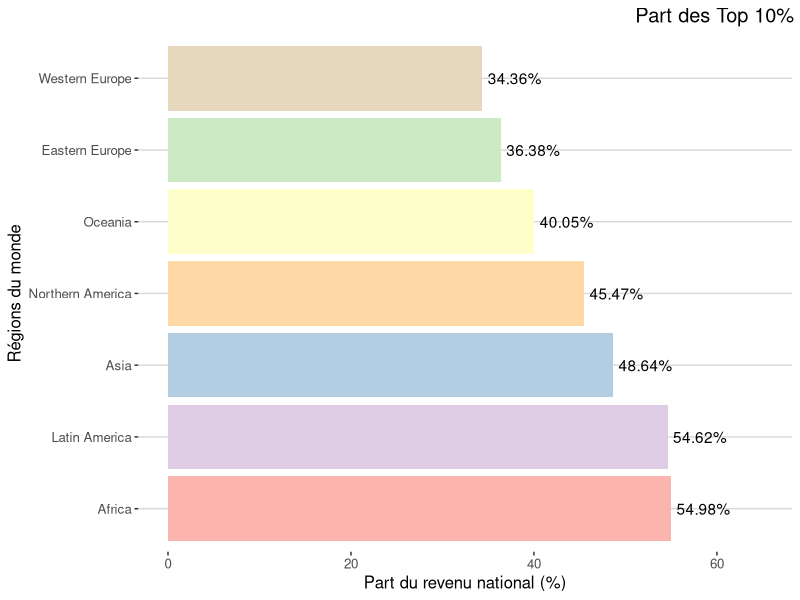
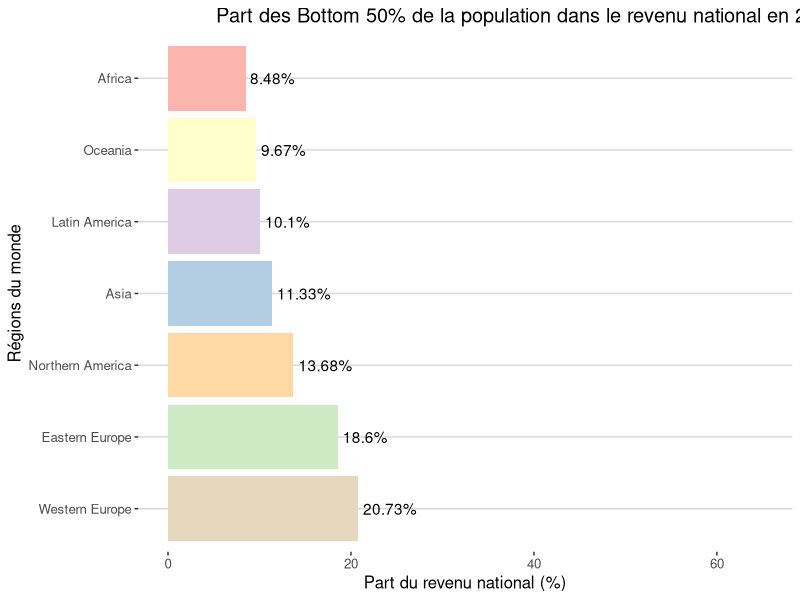
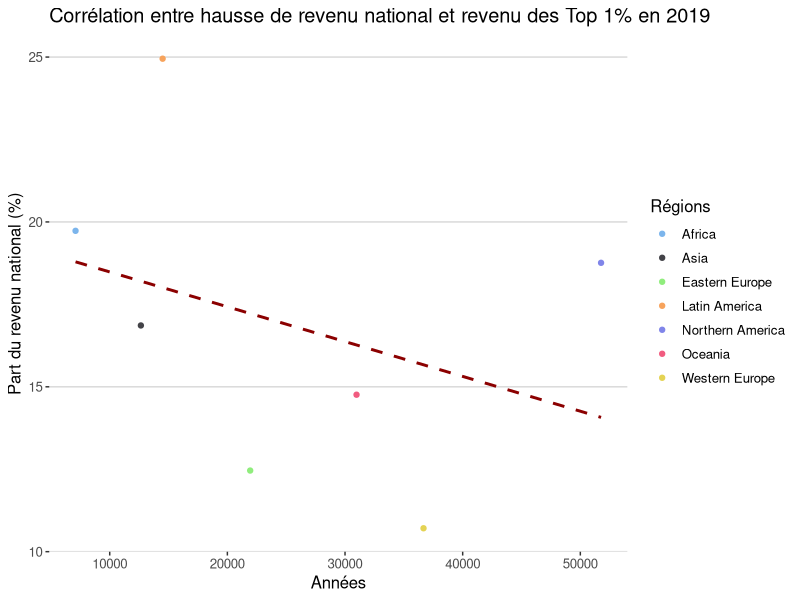
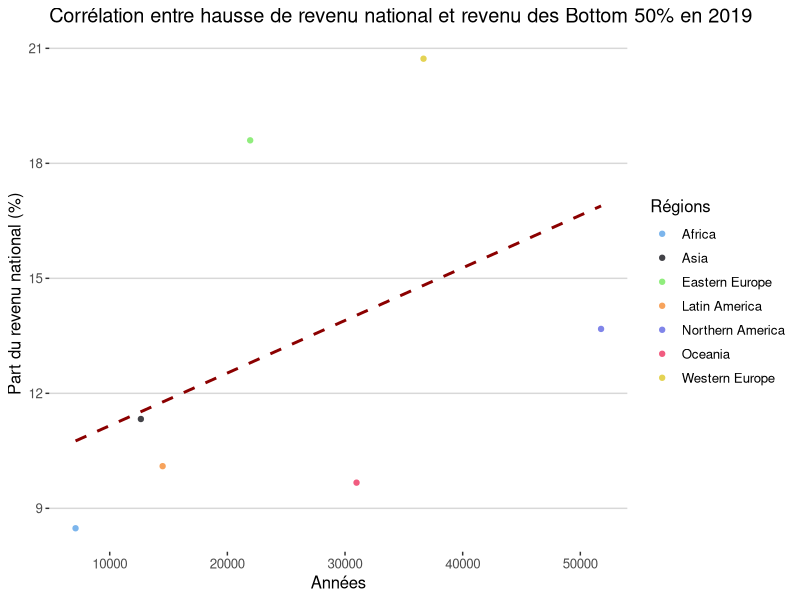
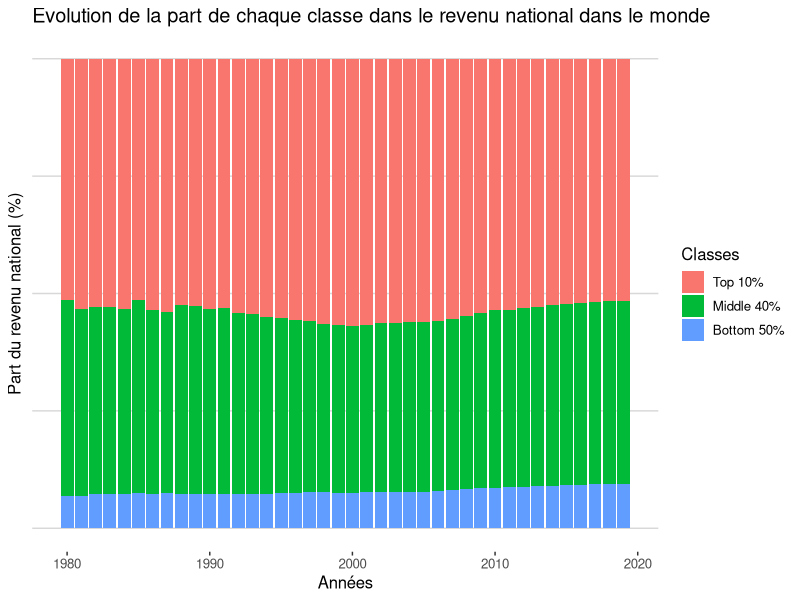
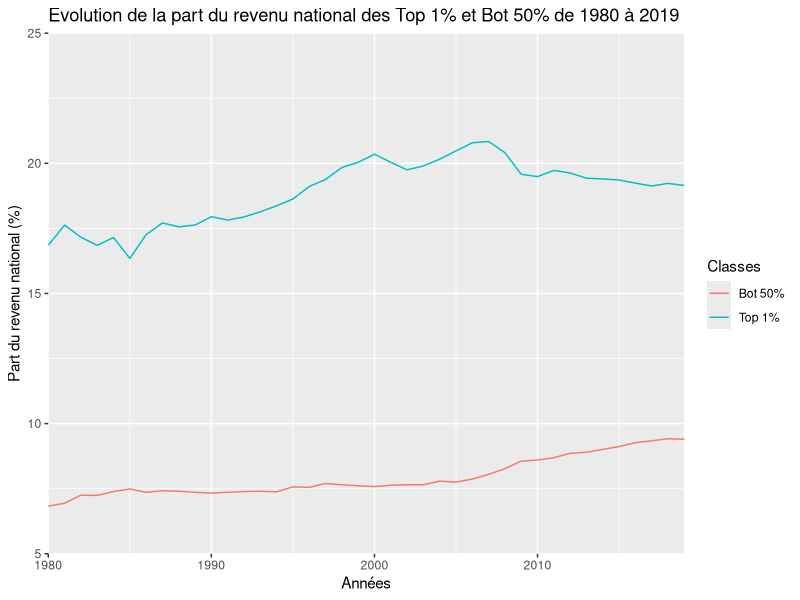
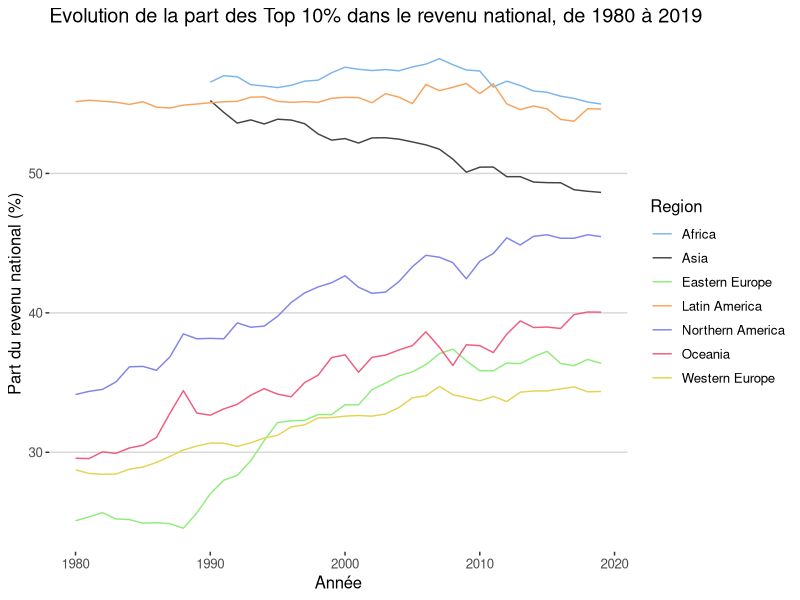
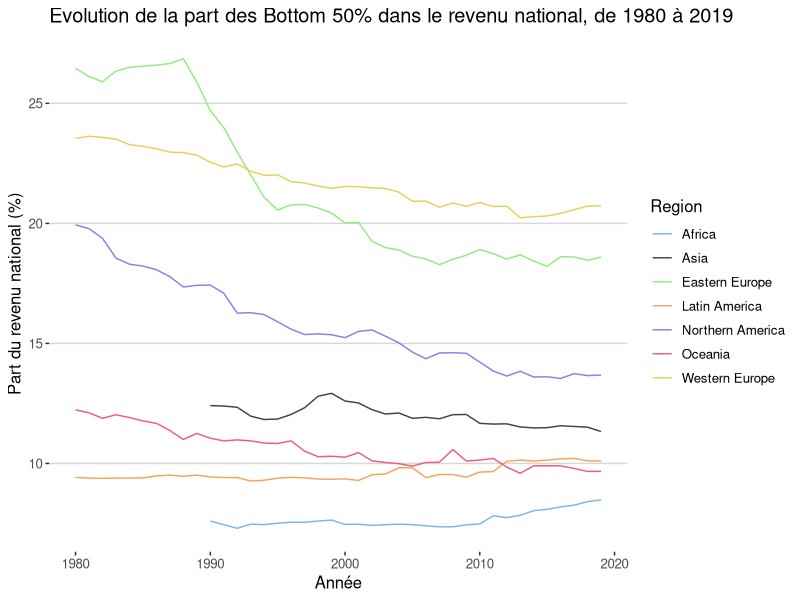

Write the R code that produced these figures, in order.
## ---- chunk 1
knitr::opts_chunk$set(echo = TRUE)
## ---- chunk 2
library(tidyverse)
library(reshape2)
library(ggthemes)
library(knitr)

## ---- chunk 3
world_region_data <- read_delim("data/World_Region_Data/world_region_data.csv", 
    ";", escape_double = FALSE, trim_ws = TRUE)

world_region_data2 <- read_delim("data/World_Region_Data/world_region_data2.csv", 
    ";", escape_double = FALSE, trim_ws = TRUE)

world_country_data1 <- read_delim("data/World_Country_Data/world_country_data1.csv", 
    ";", escape_double = FALSE, trim_ws = TRUE)

world_country_data2 <- read_delim("data/World_Country_Data/world_country_data2.csv", 
    ";", escape_double = FALSE, trim_ws = TRUE)

world_country_data3 <- read_delim("data/World_Country_Data/world_country_data3.csv", 
    ";", escape_double = FALSE, trim_ws = TRUE)
## ---- chunk 4
region_dataset <- merge(x = world_region_data, y = world_region_data2, by = "Year", all = TRUE)
region_dataset <- data.frame(region_dataset)
region_dataset <- tibble(region_dataset)
rm(world_region_data,world_region_data2)

country_dataset <- merge(x = world_country_data1, y = world_country_data2, by = "Year", all = TRUE)
country_dataset <- merge(x = country_dataset, y = world_country_data3, by = "Year", all = TRUE)
country_dataset <- data.frame(country_dataset)
country_dataset <- tibble(country_dataset)
## ---- chunk 5
NIdataset <- region_dataset %>% select("Year", ends_with("NI"))
GDPdataset <- region_dataset %>% select("Year", ends_with("GDP"))
PTNIB40dataset <- region_dataset %>% select("Year", ends_with("PTNIB40"))
PTNIB50dataset <- region_dataset %>% select("Year", ends_with("PTNIB50"))
PTNIT1dataset <- region_dataset %>% select("Year", ends_with("PTNIT1"))
PTNIT10dataset <- region_dataset %>% select("Year", ends_with("PTNIT10"))
PTNIM40dataset <- region_dataset %>% select("Year", ends_with("PTNIM40"))
rm(region_dataset)

PatGouvdataset <- world_country_data1 %>% select("Year", ends_with("PatrimoineGouvernement"))
PatPrivdataset <- world_country_data1 %>% select("Year", ends_with("PatrimoinePrivé"))
PIBdataset <- world_country_data1 %>% select("Year", ends_with("PIB"))
RatioPatRevdataset <- world_country_data1 %>% select("Year", ends_with("RatioPatrimoineRevenu"))
RevNatdataset <- world_country_data2 %>% select("Year", ends_with("RevenuNational"))
RevNatTop10dataset <- world_country_data2 %>% select("Year", ends_with("RevenuNationalPT(Top10%)"))
RevNatBottom50dataset <- world_country_data2 %>% select("Year", ends_with("RevenuNationalPT(Bottom50%)"))
RevNatTop1dataset <- world_country_data2 %>% select("Year", ends_with("RevenuNationalPT(Top1%)"))
RevNatMedium40dataset <- world_country_data2 %>% select("Year", ends_with("RevenuNationalPT(Medium40%)"))
CapNatdataset <- world_country_data3 %>% select("Year", ends_with("CapitalNational"))
PatTop10 <- country_dataset %>% select("Year", ends_with("Patrimoine.Top10.."))
PatMedium40 <- country_dataset %>% select("Year", ends_with("Patrimoine.Medium40.."))
PatBottom50 <- country_dataset %>% select("Year", ends_with("Patrimoine.Bottom50.."))
PatTop1 <- country_dataset %>% select("Year", ends_with("Patrimoine.Top1.."))
rm(country_dataset,world_country_data1,world_country_data2,world_country_data3)
## ---- chunk 6
tempdataset <- PTNIT10dataset %>% rename("World"=WorldPTNIT10,"Western Europe"=WesternEuropePTNIT10, Asia=AsiaPTNIT10, "Eastern Europe"=EasternEuropePTNIT10, "Northern America"=NorthernAmericaPTNIT10, Oceania=OceaniaPTNIT10, "Latin America"=LatinAmericaPTNIT10, Africa=AfricaPTNIT10) %>%
melt(id.vars="Year") %>%
filter(variable=="World"|variable=="Western Europe"|variable=="Asia"|variable=="Eastern Europe"|variable=="Northern America"|variable=="Oceania"|variable=="Latin America"|variable=="Africa")%>%
mutate(PTNIT10_in_percent = value*100)%>%
subset (select = -value)

tempdataset2 <- PTNIM40dataset %>% rename("World"=WorldPTNIM40,"Western Europe"=WesternEuropePTNIM40, Asia=AsiaPTNIM40, "Eastern Europe"=EasternEuropePTNIM40, "Northern America"=NorthernAmericaPTNIM40, Oceania=OceaniaPTNIM40, "Latin America"=LatinAmericaPTNIM40, Africa=AfricaPTNIM40) %>%
melt(id.vars="Year") %>%
filter(variable=="World"|variable=="Western Europe"|variable=="Asia"|variable=="Eastern Europe"|variable=="Northern America"|variable=="Oceania"|variable=="Latin America"|variable=="Africa") %>%
mutate(PTNIM40_in_percent = value*100)%>%
subset (select = -value)


tempdataset3 <- PTNIB50dataset %>% rename("World"=WorldPTNIB50,"Western Europe"=WesternEuropePTNIB50, Asia=AsiaPTNIB50, "Eastern Europe"=EasternEuropePTNIB50, "Northern America"=NorthernAmericaPTNIB50, Oceania=OceaniaPTNIB50, "Latin America"=LatinAmericaPTNIB50, Africa=AfricaPTNIB50) %>%
melt(id.vars="Year") %>%
filter(variable=="World"|variable=="Western Europe"|variable=="Asia"|variable=="Eastern Europe"|variable=="Northern America"|variable=="Oceania"|variable=="Latin America"|variable=="Africa") %>%
mutate(PTNIB50_in_percent = value*100)%>%
subset (select = -value)

tempdataset4 <- PTNIT1dataset %>% rename("World"=WorldPTNIT1,"Western Europe"=WesternEuropePTNIT1, Asia=AsiaPTNIT1, "Eastern Europe"=EasternEuropePTNIT1, "Northern America"=NorthernAmericaPTNIT1, Oceania=OceaniaPTNIT1, "Latin America"=LatinAmericaPTNIT1, Africa=AfricaPTNIT1) %>%
melt(id.vars="Year") %>%
filter(variable=="World"|variable=="Western Europe"|variable=="Asia"|variable=="Eastern Europe"|variable=="Northern America"|variable=="Oceania"|variable=="Latin America"|variable=="Africa")%>%
mutate(PTNIT1_in_percent = value*100)%>%
subset (select = -value)

tempdataset5 <- NIdataset %>% rename("World"=WorldNI,"Western Europe"=WesternEuropeNI, Asia=AsiaNI, "Eastern Europe"=EasternEuropeNI, "Northern America"=NorthernAmericaNI, Oceania=OceaniaNI, "Latin America"=LatinAmericaNI, Africa=AfricaNI) %>%
melt(id.vars="Year") %>%
filter(variable=="World"|variable=="Western Europe"|variable=="Asia"|variable=="Eastern Europe"|variable=="Northern America"|variable=="Oceania"|variable=="Latin America"|variable=="Africa")%>%
rename(NI=value)

tempdataset6 <- GDPdataset %>% rename("World"=WorldGDP,"Western Europe"=WesternEuropeGDP, Asia=AsiaGDP, "Eastern Europe"=EasternEuropeGDP, "Northern America"=NorthernAmericaGDP, Oceania=OceaniaGDP, "Latin America"=LatinAmericaGDP, Africa=AfricaGDP) %>%
melt(id.vars="Year") %>%
filter(variable=="World"|variable=="Western Europe"|variable=="Asia"|variable=="Eastern Europe"|variable=="Northern America"|variable=="Oceania"|variable=="Latin America"|variable=="Africa")%>%
rename(GDP=value)
## ---- chunk 7
final_region_dataset <- merge(x = tempdataset, y = tempdataset2, by = c("Year", "variable"), all = TRUE)
final_region_dataset <- merge(x = final_region_dataset, y = tempdataset3, by = c("Year", "variable"), all = TRUE)
final_region_dataset <- merge(x = final_region_dataset, y = tempdataset4, by = c("Year", "variable"), all = TRUE)
final_region_dataset <- merge(x = final_region_dataset, y = tempdataset5, by = c("Year", "variable"), all = TRUE)
final_region_dataset <- merge(x = final_region_dataset, y = tempdataset6, by = c("Year", "variable"), all = TRUE)%>%
rename(Region=variable)
rm(tempdataset, tempdataset2, tempdataset3,tempdataset4,tempdataset5,tempdataset6)
rm(NIdataset,GDPdataset,PTNIT1dataset,PTNIT10dataset,PTNIM40dataset,PTNIB50dataset,PTNIB40dataset)
## ---- chunk 8
tempdataset <- PatGouvdataset %>% rename("France"=France_PatrimoineGouvernement,"Afrique du Sud"=AfriqueSud_PatrimoineGouvernement, "Australie"=Australie_PatrimoineGouvernement, "Canada"=Canada_PatrimoineGouvernement, "Chine"=Chine_PatrimoineGouvernement, "Danemark"=Danemark_PatrimoineGouvernement, "Inde"=Inde_PatrimoineGouvernement, "Royaume-Uni"=RU_PatrimoineGouvernement, "Japon"=Japon_PatrimoineGouvernement, "Mexique"=Mexique_PatrimoineGouvernement, "Russie"=Russie_PatrimoineGouvernement, "Etats-Unis"=US_PatrimoineGouvernement) %>%
melt(id.vars="Year") %>%
mutate(PatrimoineGouvernement = value)%>%
subset (select = -value)

tempdataset2 <- PatPrivdataset %>% rename("France"=France_PatrimoinePrivé,"Afrique du Sud"=AfriqueSud_PatrimoinePrivé, "Australie"=Australie_PatrimoinePrivé, "Canada"=Canada_PatrimoinePrivé, "Chine"=Chine_PatrimoinePrivé, "Danemark"=Danemark_PatrimoinePrivé, "Inde"=Inde_PatrimoinePrivé, "Royaume-Uni"=RU_PatrimoinePrivé, "Japon"=Japon_PatrimoinePrivé, "Mexique"=Mexique_PatrimoinePrivé, "Russie"=Russie_PatrimoinePrivé, "Etats-Unis"=US_PatrimoinePrivé) %>%
melt(id.vars="Year") %>%
mutate(PatrimoinePrivé = value)%>%
subset (select = -value)

tempdataset3 <- PIBdataset %>% rename("France"=France_PIB,"Afrique du Sud"=AfriqueSud_PIB, "Australie"=Australie_PIB, "Canada"=Canada_PIB, "Chine"=Chine_PIB, "Danemark"=Danemark_PIB, "Inde"=Inde_PIB, "Royaume-Uni"=RU_PIB, "Japon"=Japon_PIB, "Mexique"=Mexique_PIB, "Russie"=Russie_PIB, "Etats-Unis"=US_PIB) %>%
melt(id.vars="Year") %>%
mutate(PIB = value)%>%
subset (select = -value)

tempdataset4 <- RatioPatRevdataset %>% rename("France"=France_RatioPatrimoineRevenu,"Afrique du Sud"=AfriqueSud_RatioPatrimoineRevenu, "Australie"=Australie_RatioPatrimoineRevenu, "Canada"=Canada_RatioPatrimoineRevenu, "Chine"=Chine_RatioPatrimoineRevenu, "Danemark"=Danemark_RatioPatrimoineRevenu, "Inde"=Inde_RatioPatrimoineRevenu, "Royaume-Uni"=RU_RatioPatrimoineRevenu, "Japon"=Japon_RatioPatrimoineRevenu, "Mexique"=Mexique_RatioPatrimoineRevenu, "Russie"=Russie_RatioPatrimoineRevenu, "Etats-Unis"=US_RatioPatrimoineRevenu) %>%
melt(id.vars="Year") %>%
mutate(RatioPatrimoineRevenu = value)%>%
subset (select = -value)

tempdataset5 <- RevNatdataset %>% rename("France"=France_RevenuNational,"Afrique du Sud"=AfriqueSud_RevenuNational, "Australie"=Australie_RevenuNational, "Canada"=Canada_RevenuNational, "Chine"=Chine_RevenuNational, "Danemark"=Danemark_RevenuNational, "Inde"=Inde_RevenuNational, "Royaume-Uni"=RU_RevenuNational, "Japon"=Japon_RevenuNational, "Mexique"=Mexique_RevenuNational, "Russie"=Russie_RevenuNational, "Etats-Unis"=US_RevenuNational) %>%
melt(id.vars="Year") %>%
mutate(RevenuNational = value)%>%
subset (select = -value)

tempdataset6 <- RevNatTop10dataset %>% rename("France"=`France_RevenuNationalPT(Top10%)`,"Afrique du Sud"=`AfriqueSud_RevenuNationalPT(Top10%)`, "Australie"=`Australie_RevenuNationalPT(Top10%)`, "Canada"=`Canada_RevenuNationalPT(Top10%)`, "Chine"=`Chine_RevenuNationalPT(Top10%)`, "Danemark"=`Danemark_RevenuNationalPT(Top10%)`, "Inde"=`Inde_RevenuNationalPT(Top10%)`, "Royaume-Uni"=`RU_RevenuNationalPT(Top10%)`, "Japon"=`Japon_RevenuNationalPT(Top10%)`, "Mexique"=`Mexique_RevenuNationalPT(Top10%)`, "Russie"=`Russie_RevenuNationalPT(Top10%)`, "Etats-Unis"=`US_RevenuNationalPT(Top10%)`) %>%
melt(id.vars="Year") %>%
mutate(RevenuNationalTop10 = value*100)%>%
subset (select = -value)

tempdataset7 <- RevNatBottom50dataset %>% rename("France"=`France_RevenuNationalPT(Bottom50%)`,"Afrique du Sud"=`AfriqueSud_RevenuNationalPT(Bottom50%)`, "Australie"=`Australie_RevenuNationalPT(Bottom50%)`, "Canada"=`Canada_RevenuNationalPT(Bottom50%)`, "Chine"=`Chine_RevenuNationalPT(Bottom50%)`, "Danemark"=`Danemark_RevenuNationalPT(Bottom50%)`, "Inde"=`Inde_RevenuNationalPT(Bottom50%)`, "Royaume-Uni"=`RU_RevenuNationalPT(Bottom50%)`, "Japon"=`Japon_RevenuNationalPT(Bottom50%)`, "Mexique"=`Mexique_RevenuNationalPT(Bottom50%)`, "Russie"=`Russie_RevenuNationalPT(Bottom50%)`, "Etats-Unis"=`US_RevenuNationalPT(Bottom50%)`) %>%
melt(id.vars="Year") %>%
mutate(RevenuNationalBottom50 = value*100)%>%
subset (select = -value)

tempdataset8 <- RevNatTop1dataset %>% rename("France"=`France_RevenuNationalPT(Top1%)`,"Afrique du Sud"=`AfriqueSud_RevenuNationalPT(Top1%)`, "Australie"=`Australie_RevenuNationalPT(Top1%)`, "Canada"=`Canada_RevenuNationalPT(Top1%)`, "Chine"=`Chine_RevenuNationalPT(Top1%)`, "Danemark"=`Danemark_RevenuNationalPT(Top1%)`, "Inde"=`Inde_RevenuNationalPT(Top1%)`, "Royaume-Uni"=`RU_RevenuNationalPT(Top1%)`, "Japon"=`Japon_RevenuNationalPT(Top1%)`, "Mexique"=`Mexique_RevenuNationalPT(Top1%)`, "Russie"=`Russie_RevenuNationalPT(Top1%)`, "Etats-Unis"=`US_RevenuNationalPT(Top1%)`) %>%
melt(id.vars="Year") %>%
mutate(RevenuNationalTop1 = value*100)%>%
subset (select = -value)

tempdataset9 <- RevNatMedium40dataset %>% rename("France"=`France_RevenuNationalPT(Medium40%)`,"Afrique du Sud"=`AfriqueSud_RevenuNationalPT(Medium40%)`, "Australie"=`Australie_RevenuNationalPT(Medium40%)`, "Canada"=`Canada_RevenuNationalPT(Medium40%)`, "Chine"=`Chine_RevenuNationalPT(Medium40%)`, "Danemark"=`Danemark_RevenuNationalPT(Medium40%)`, "Inde"=`Inde_RevenuNationalPT(Medium40%)`, "Royaume-Uni"=`RU_RevenuNationalPT(Medium40%)`, "Japon"=`Japon_RevenuNationalPT(Medium40%)`, "Mexique"=`Mexique_RevenuNationalPT(Medium40%)`, "Russie"=`Russie_RevenuNationalPT(Medium40%)`, "Etats-Unis"=`US_RevenuNationalPT(Medium40%)`) %>%
melt(id.vars="Year") %>%
mutate(RevenuNationalMedium40 = value*100)%>%
subset (select = -value)

tempdataset10 <- CapNatdataset %>% rename("France"=France_CapitalNational,"Afrique du Sud"=AfriqueSud_CapitalNational, "Australie"=Australie_CapitalNational, "Canada"=Canada_CapitalNational, "Chine"=Chine_CapitalNational, "Danemark"=Danemark_CapitalNational, "Inde"=Inde_CapitalNational, "Royaume-Uni"=RU_CapitalNational, "Japon"=Japon_CapitalNational, "Mexique"=Mexique_CapitalNational, "Russie"=Russie_CapitalNational, "Etats-Unis"=US_CapitalNational) %>%
melt(id.vars="Year") %>%
mutate(CapitalNational = value*100)%>%
subset (select = -value)

tempdataset11 <- PatTop10 %>% rename("France"=France_Patrimoine.Top10..,"Afrique du Sud"=AfriqueSud_Patrimoine.Top10.., "Australie"=Australie_Patrimoine.Top10.., "Canada"=Canada_Patrimoine.Top10.., "Chine"=Chine_Patrimoine.Top10.., "Danemark"=Danemark_Patrimoine.Top10.., "Inde"=Inde_Patrimoine.Top10.., "Royaume-Uni"=RU_Patrimoine.Top10.., "Japon"=Japon_Patrimoine.Top10.., "Mexique"=Mexique_Patrimoine.Top10.., "Russie"=Russie_Patrimoine.Top10.., "Etats-Unis"=US_Patrimoine.Top10..) %>%
melt(id.vars="Year") %>%
mutate(PatrimoineTop10 = value*100)%>%
subset (select = -value)

tempdataset12 <- PatBottom50 %>% rename("France"=France_Patrimoine.Bottom50..,"Afrique du Sud"=AfriqueSud_Patrimoine.Bottom50.., "Australie"=Australie_Patrimoine.Bottom50.., "Canada"=Canada_Patrimoine.Bottom50.., "Chine"=Chine_Patrimoine.Bottom50.., "Danemark"=Danemark_Patrimoine.Bottom50.., "Inde"=Inde_Patrimoine.Bottom50.., "Royaume-Uni"=RU_Patrimoine.Bottom50.., "Japon"=Japon_Patrimoine.Bottom50.., "Mexique"=Mexique_Patrimoine.Bottom50.., "Russie"=Russie_Patrimoine.Bottom50.., "Etats-Unis"=US_Patrimoine.Bottom50..) %>%
melt(id.vars="Year") %>%
mutate(PatrimoineBottom50 = value*100)%>%
subset (select = -value)

tempdataset13 <- PatTop1 %>% rename("France"=France_Patrimoine.Top1..,"Afrique du Sud"=AfriqueSud_Patrimoine.Top1.., "Australie"=Australie_Patrimoine.Top1.., "Canada"=Canada_Patrimoine.Top1.., "Chine"=Chine_Patrimoine.Top1.., "Danemark"=Danemark_Patrimoine.Top1.., "Inde"=Inde_Patrimoine.Top1.., "Royaume-Uni"=RU_Patrimoine.Top1.., "Japon"=Japon_Patrimoine.Top1.., "Mexique"=Mexique_Patrimoine.Top1.., "Russie"=Russie_Patrimoine.Top1.., "Etats-Unis"=US_Patrimoine.Top1..) %>%
melt(id.vars="Year") %>%
mutate(PatrimoineTop1 = value*100)%>%
subset (select = -value)

tempdataset14 <- PatMedium40 %>% rename("France"=France_Patrimoine.Medium40..,"Afrique du Sud"=AfriqueSud_Patrimoine.Medium40.., "Australie"=Australie_Patrimoine.Medium40.., "Canada"=Canada_Patrimoine.Medium40.., "Chine"=Chine_Patrimoine.Medium40.., "Danemark"=Danemark_Patrimoine.Medium40.., "Inde"=Inde_Patrimoine.Medium40.., "Royaume-Uni"=RU_Patrimoine.Medium40.., "Japon"=Japon_Patrimoine.Medium40.., "Mexique"=Mexique_Patrimoine.Medium40.., "Russie"=Russie_Patrimoine.Medium40.., "Etats-Unis"=US_Patrimoine.Medium40..) %>%
melt(id.vars="Year") %>%
mutate(PatrimoineMedium40 = value*100)%>%
subset (select = -value)

final_country_dataset <- merge(x = tempdataset, y = tempdataset2, by = c("Year", "variable"), all = TRUE)
final_country_dataset <- merge(x = final_country_dataset, y = tempdataset3, by = c("Year", "variable"), all = TRUE)
final_country_dataset <- merge(x = final_country_dataset, y = tempdataset4, by = c("Year", "variable"), all = TRUE)
final_country_dataset <- merge(x = final_country_dataset, y = tempdataset5, by = c("Year", "variable"), all = TRUE)
final_country_dataset <- merge(x = final_country_dataset, y = tempdataset6, by = c("Year", "variable"), all = TRUE)
final_country_dataset <- merge(x = final_country_dataset, y = tempdataset7, by = c("Year", "variable"), all = TRUE)
final_country_dataset <- merge(x = final_country_dataset, y = tempdataset8, by = c("Year", "variable"), all = TRUE)
final_country_dataset <- merge(x = final_country_dataset, y = tempdataset9, by = c("Year", "variable"), all = TRUE)
final_country_dataset <- merge(x = final_country_dataset, y = tempdataset10, by = c("Year", "variable"), all = TRUE)
final_country_dataset <- merge(x = final_country_dataset, y = tempdataset11, by = c("Year", "variable"), all = TRUE)
final_country_dataset <- merge(x = final_country_dataset, y = tempdataset12, by = c("Year", "variable"), all = TRUE)
final_country_dataset <- merge(x = final_country_dataset, y = tempdataset13, by = c("Year", "variable"), all = TRUE)
final_country_dataset <- merge(x = final_country_dataset, y = tempdataset14, by = c("Year", "variable"), all = TRUE)

final_country_dataset <- final_country_dataset %>% rename(Pays=variable)
rm(tempdataset, tempdataset2, tempdataset3,tempdataset4,tempdataset5,tempdataset6,tempdataset7,tempdataset8,tempdataset9,tempdataset10,tempdataset11,tempdataset12,tempdataset13,tempdataset14)
rm(PatGouvdataset,PatPrivdataset,PIBdataset,RatioPatRevdataset,RevNatdataset,RevNatTop1dataset,RevNatTop10dataset,RevNatMedium40dataset,RevNatBottom50dataset,CapNatdataset,PatTop1,PatTop10,PatMedium40,PatBottom50)
## ---- chunk 9
kable(tail(final_region_dataset), caption = "Dataset final par régions")
## ---- chunk 10
kable(tail(final_country_dataset),caption = "Dataset final par pays")
## ---- chunk 11
# Part des Top 10% de la population dans le revenu national en 2019
final_region_dataset %>% filter(Year == "2019", Region !="World") %>%
ggplot(aes(x= reorder(Region, -PTNIT10_in_percent), y=PTNIT10_in_percent, fill=Region)) + geom_bar(stat="identity") + ylim(0,65) + geom_text(aes(label=paste0(PTNIT10_in_percent, "%"), hjust=-0.1))+ labs(title="Part des Top 10% de la population dans le revenu national en 2019", x="Régions du monde", y = "Part du revenu national (%)") + scale_fill_brewer(palette = "Pastel1") + coord_flip() +  theme_hc()+ scale_colour_hc() + theme(legend.position = "none", plot.title = element_text(size = rel(1.2), hjust = 8))

## ---- chunk 12

# Part des Bottom 50% de la population dans le revenu national en 2019
final_region_dataset %>% filter(Year == "2019", Region !="World") %>%
ggplot(aes(x= reorder(Region, -PTNIB50_in_percent), y=PTNIB50_in_percent, fill=Region)) + geom_bar(stat="identity") + ylim(0,65) + geom_text(aes(label=paste0(PTNIB50_in_percent, "%"), hjust=-0.1))+ labs(title="Part des Bottom 50% de la population dans le revenu national en 2019", x="Régions du monde", y = "Part du revenu national (%)") + scale_fill_brewer(palette = "Pastel1") + coord_flip()  +  theme_hc()+ scale_colour_hc() + theme(legend.position = "none", plot.title = element_text(size = rel(1.2), hjust = 2.5))

## ---- chunk 13
final_region_dataset %>% filter(Year == "2019", Region!="World") %>%
ggplot(aes(x=NI,y=PTNIT1_in_percent))+geom_point(aes(color=Region))+ labs(title="Corrélation entre hausse de revenu national et revenu des Top 1% en 2019", x="Années", y = "Part du revenu national (%)",color = "Régions" )+geom_smooth(method=lm, se=FALSE, linetype="dashed",color="darkred")+theme_hc()+ scale_colour_hc()+theme(legend.position = "right")
## ---- chunk 14
final_region_dataset %>% filter(Year == "2019", Region!="World") %>%
ggplot(aes(x=NI,y=PTNIB50_in_percent))+geom_point(aes(color=Region))+ labs(title="Corrélation entre hausse de revenu national et revenu des Bottom 50% en 2019", x="Années", y = "Part du revenu national (%)",color = "Régions" )+geom_smooth(method=lm, se=FALSE, linetype="dashed",color="darkred")+theme_hc()+ scale_colour_hc()+theme(legend.position = "right")
## ---- chunk 15
world <- filter(final_region_dataset, Region== "World")
world <- melt(world[,c('Year','PTNIT10_in_percent','PTNIM40_in_percent','PTNIB50_in_percent')],id.vars =1)

world%>%
ggplot(aes(x=Year))+geom_col(aes(y=value, fill=variable))+ scale_fill_discrete(name = "Classes", labels = c("Top 10%", "Middle 40%", "Bottom 50%"))+
labs(title="Evolution de la part de chaque classe dans le revenu national dans le monde", x="Années", y = "Part du revenu national (%)" )+theme(axis.text.y=element_blank(), axis.ticks.y=element_blank())+theme_hc()+ scale_colour_hc()+theme(legend.position = "right")
rm(world)
## ---- chunk 16
final_region_dataset %>% filter(Region == "World") %>%
ggplot(aes(x=Year))+geom_line(aes(y=PTNIT1_in_percent, color="Top 1%"))+geom_line(aes(y=PTNIB50_in_percent, color="Bot 50%")) + labs(title="Evolution de la part du revenu national des Top 1% et Bot 50% de 1980 à 2019", x="Années", y = "Part du revenu national (%)",color = "Classes" )+ scale_x_continuous(limits = c(1980,2019), expand = c(0, 0)) + scale_y_continuous(limits = c(5,25), expand = c(0, 0))
## ---- chunk 17
#Evolution de la part des Top 10% dans le revenu national, de 1980 à 2019
final_region_dataset %>% filter(Region!="World")%>% ggplot(aes(x=Year, y=PTNIT10_in_percent, group = Region, color = Region))+geom_line() + labs(title="Evolution de la part des Top 10% dans le revenu national, de 1980 à 2019", x="Année", y = "Part du revenu national (%)")+theme_hc()+ scale_colour_hc()+theme(legend.position = "right")
## ---- chunk 18
#Evolution de la part des Bottom 50% dans le revenu national, de 1980 à 2019
final_region_dataset %>%filter(Region!="World")%>% ggplot(aes(x=Year, y=PTNIB50_in_percent, group = Region, color = Region))+geom_line() + labs(title="Evolution de la part des Bottom 50% dans le revenu national, de 1980 à 2019", x="Année", y = "Part du revenu national (%)")+theme_hc()+ scale_colour_hc()+theme(legend.position = "right")
## ---- chunk 19
final_region_dataset %>% 
filter(Region=="World") %>%
mutate(Previous_Year = lag(NI, 1), Change = NI - Previous_Year, Percent_Change = Change/Previous_Year*100) %>%
ggplot(aes(x = Year, y = Percent_Change)) + geom_line() + geom_smooth()+ labs(title="Evolution du taux de croissance du National Income dans le monde", x="Années", y = "Taux de croissance NI")
## ---- chunk 20
tempEE <- final_region_dataset %>% 
filter(Region=="Eastern Europe") %>%
mutate(Previous_Year = lag(NI, 1), Change = NI - Previous_Year, Percent_Change = Change/Previous_Year*100)
tempWE <- final_region_dataset %>% 
filter(Region=="Western Europe") %>%
mutate(Previous_Year = lag(NI, 1), Change = NI - Previous_Year, Percent_Change = Change/Previous_Year*100)
tempAs <- final_region_dataset %>% 
filter(Region=="Asia") %>%
mutate(Previous_Year = lag(NI, 1), Change = NI - Previous_Year, Percent_Change = Change/Previous_Year*100)
tempAf <- final_region_dataset %>% 
filter(Region=="Africa") %>%
mutate(Previous_Year = lag(NI, 1), Change = NI - Previous_Year, Percent_Change = Change/Previous_Year*100)
tempOc <- final_region_dataset %>% 
filter(Region=="Oceania") %>%
mutate(Previous_Year = lag(NI, 1), Change = NI - Previous_Year, Percent_Change = Change/Previous_Year*100)
tempLA <- final_region_dataset %>% 
filter(Region=="Latin America") %>%
mutate(Previous_Year = lag(NI, 1), Change = NI - Previous_Year, Percent_Change = Change/Previous_Year*100)
tempNA <- final_region_dataset %>% 
filter(Region=="Northern America") %>%
mutate(Previous_Year = lag(NI, 1), Change = NI - Previous_Year, Percent_Change = Change/Previous_Year*100)

ggplot(NULL, aes(x = Year, y = Percent_Change)) + geom_smooth(data=tempEE, aes(color="Eastern Europe"), se = FALSE)+ geom_smooth(data=tempWE, aes(color="Western Europe"), se = FALSE)+ geom_smooth(data=tempAs, aes(color="Asia"), se = FALSE)+ geom_smooth(data=tempAf, aes(color="Africa"), se = FALSE)+ geom_smooth(data=tempOc, aes(color="Oceania"), se = FALSE)+ geom_smooth(data=tempLA, aes(color="Latin America"), se = FALSE)+ geom_smooth(data=tempNA, aes(color="Northern America"), se = FALSE)+ labs(title="Evolution du taux de croissance du National Income", x="Années", y = "Taux de croissance NI",color = "Régions" )+theme_hc()+ scale_colour_hc()+theme(legend.position = "right")
rm(tempEE, tempWE, tempAs, tempAf, tempOc, tempLA, tempNA)
## ---- chunk 21
final_region_dataset %>% 
filter(Region=="World") %>%
mutate(Previous_Year = lag(PTNIT1_in_percent, 1), Change = PTNIT1_in_percent - Previous_Year, Percent_Change = Change/Previous_Year*100) %>%
ggplot(aes(x = Year, y = Percent_Change)) + geom_line() + geom_smooth()+ labs(title="Evolution du taux de l'enrichissement des Top 1% dans le monde", x="Années", y = "Taux de croissance de la part dans le revenu nationa")
## ---- chunk 22
tempEE <- final_region_dataset %>% 
filter(Region=="Eastern Europe") %>%
mutate(Previous_Year = lag(PTNIT1_in_percent, 1), Change = PTNIT1_in_percent - Previous_Year, Percent_Change = Change/Previous_Year*100)
tempWE <- final_region_dataset %>% 
filter(Region=="Western Europe") %>%
mutate(Previous_Year = lag(PTNIT1_in_percent, 1), Change = PTNIT1_in_percent - Previous_Year, Percent_Change = Change/Previous_Year*100)
tempAs <- final_region_dataset %>% 
filter(Region=="Asia") %>%
mutate(Previous_Year = lag(PTNIT1_in_percent, 1), Change = PTNIT1_in_percent - Previous_Year, Percent_Change = Change/Previous_Year*100)
tempAf <- final_region_dataset %>% 
filter(Region=="Africa") %>%
mutate(Previous_Year = lag(PTNIT1_in_percent, 1), Change = PTNIT1_in_percent - Previous_Year, Percent_Change = Change/Previous_Year*100)
tempOc <- final_region_dataset %>% 
filter(Region=="Oceania") %>%
mutate(Previous_Year = lag(PTNIT1_in_percent, 1), Change = PTNIT1_in_percent - Previous_Year, Percent_Change = Change/Previous_Year*100)
tempLA <- final_region_dataset %>% 
filter(Region=="Latin America") %>%
mutate(Previous_Year = lag(PTNIT1_in_percent, 1), Change = PTNIT1_in_percent - Previous_Year, Percent_Change = Change/Previous_Year*100)
tempNA <-final_region_dataset %>% 
filter(Region=="Northern America") %>%
mutate(Previous_Year = lag(PTNIT1_in_percent, 1), Change = PTNIT1_in_percent - Previous_Year, Percent_Change = Change/Previous_Year*100)

ggplot(NULL, aes(x = Year, y = Percent_Change)) + geom_smooth(data=tempEE, aes(color="Eastern Europe"), se = FALSE)+ geom_smooth(data=tempWE, aes(color="Western Europe"), se = FALSE)+ geom_smooth(data=tempAs, aes(color="Asia"), se = FALSE)+ geom_smooth(data=tempAf, aes(color="Africa"), se = FALSE)+ geom_smooth(data=tempOc, aes(color="Oceania"), se = FALSE)+ geom_smooth(data=tempLA, aes(color="Latin America"), se = FALSE)+ geom_smooth(data=tempNA, aes(color="Northern America"), se = FALSE)+ labs(title="Evolution du taux de croissance de l'enrichissement des Top 1%", x="Années", y = "Taux de croissance de l'enrichissement",color = "Régions" )+theme_hc()+ scale_colour_hc()+theme(legend.position = "right")
rm(tempEE, tempWE, tempAs, tempAf, tempOc, tempLA, tempNA)
## ---- chunk 23
final_region_dataset %>% 
filter(Region=="World") %>%
mutate(Previous_Year = lag(PTNIB50_in_percent, 1), Change = PTNIB50_in_percent - Previous_Year, Percent_Change = Change/Previous_Year*100) %>%
ggplot(aes(x = Year, y = Percent_Change)) + geom_line() + geom_smooth()+ labs(title="Evolution du taux de l'enrichissement des Bottom 50% dans le monde", x="Années", y = "Taux de croissance de la part dans le revenu nationa")
## ---- chunk 24
tempEE <- final_region_dataset %>% 
filter(Region=="Eastern Europe") %>%
mutate(Previous_Year = lag(PTNIB50_in_percent, 1), Change = PTNIB50_in_percent - Previous_Year, Percent_Change = Change/Previous_Year*100)
tempWE <- final_region_dataset %>% 
filter(Region=="Western Europe") %>%
mutate(Previous_Year = lag(PTNIB50_in_percent, 1), Change = PTNIB50_in_percent - Previous_Year, Percent_Change = Change/Previous_Year*100)
tempAs <- final_region_dataset %>% 
filter(Region=="Asia") %>%
mutate(Previous_Year = lag(PTNIB50_in_percent, 1), Change = PTNIB50_in_percent - Previous_Year, Percent_Change = Change/Previous_Year*100)
tempAf <- final_region_dataset %>% 
filter(Region=="Africa") %>%
mutate(Previous_Year = lag(PTNIB50_in_percent, 1), Change = PTNIB50_in_percent - Previous_Year, Percent_Change = Change/Previous_Year*100)
tempOc <- final_region_dataset %>% 
filter(Region=="Oceania") %>%
mutate(Previous_Year = lag(PTNIB50_in_percent, 1), Change = PTNIB50_in_percent - Previous_Year, Percent_Change = Change/Previous_Year*100)
tempLA <- final_region_dataset %>% 
filter(Region=="Latin America") %>%
mutate(Previous_Year = lag(PTNIB50_in_percent, 1), Change = PTNIB50_in_percent - Previous_Year, Percent_Change = Change/Previous_Year*100)
tempNA <- final_region_dataset %>% 
filter(Region=="Northern America") %>%
mutate(Previous_Year = lag(PTNIB50_in_percent, 1), Change = PTNIB50_in_percent - Previous_Year, Percent_Change = Change/Previous_Year*100)

ggplot(NULL, aes(x = Year, y = Percent_Change)) + geom_smooth(data=tempEE, aes(color="Eastern Europe"), se = FALSE)+ geom_smooth(data=tempWE, aes(color="Western Europe"), se = FALSE)+ geom_smooth(data=tempAs, aes(color="Asia"), se = FALSE)+ geom_smooth(data=tempAf, aes(color="Africa"), se = FALSE)+ geom_smooth(data=tempOc, aes(color="Oceania"), se = FALSE)+ geom_smooth(data=tempLA, aes(color="Latin America"), se = FALSE)+ geom_smooth(data=tempNA, aes(color="Northern America"), se = FALSE)+ labs(title="Evolution du taux de croissance de l'enrichissement des Bottom 50%", x="Années", y = "Taux de croissance de l'enrichissement",color = "Régions" )+theme_hc()+ scale_colour_hc()+theme(legend.position = "right")
rm(tempEE, tempWE, tempAs, tempAf, tempOc, tempLA, tempNA)
## ---- chunk 25
#Evolution de la part des Bottom 50% dans le revenu national, de 1980 à 2019
final_country_dataset%>%filter(Year>=1990, Pays!="Afrique du Sud" & Pays!="Japon" & Pays!="Mexique") %>% ggplot(aes(x=Year, group = Pays, color = Pays))+
geom_line(aes(y=PatrimoineGouvernement/RevenuNational*100,linetype = "Public"))+
geom_line(aes(y=PatrimoinePrivé/RevenuNational*100,linetype = "Privé"))+
labs(title="Comparaison de l'évolution des capitaux privés et public", x="Année", y = "Part du revenu national (%)", linetype="Capitaux")+theme_hc()+ scale_colour_hc()+theme(legend.position = "right")
## ---- chunk 26
#Comparaison de l'evolution de la Parts du revenu national des 1% supérieurs et des 50% inférieurs aux Etats-Unis, de 1980 à 2019
final_country_dataset %>% filter(Pays == "Etats-Unis", Year >= 1980) %>%
ggplot(aes(x=Year))+geom_line(aes(y=RevenuNationalTop1), color="red") +geom_line(aes(y=RevenuNationalBottom50), color="blue") + labs(title="Etats-Unis", y = "Part du revenu national (%)") + theme_wsj()+ scale_colour_wsj("colors6")

## ---- chunk 27
#Comparaison de l'evolution de la Parts du revenu national des 1% supérieurs et des 50% inférieurs en France, de 1980 à 2019
final_country_dataset %>% filter(Pays == "France", Year >= 1980) %>%
ggplot(aes(x=Year))+geom_line(aes(y=RevenuNationalTop1), color="red") +geom_line(aes(y=RevenuNationalBottom50), color="blue") + labs(title="France", x="Année", y = "Part du revenu national (%)") + theme_wsj()+ scale_colour_wsj("colors6")

## ---- chunk 28
#Comparaison de l'evolution de la Parts du revenu national des 1% supérieurs et des 50% inférieurs en France, de 1980 à 2019
final_country_dataset %>% filter(Pays == "France", Year >= 1980) %>%
ggplot(aes(x=Year))+geom_line(aes(y=PatrimoineTop1), color="red") +geom_line(aes(y=PatrimoineBottom50), color="blue") + labs(title="France", x="Année", y = "Part du revenu national (%)") + theme_wsj()+ scale_colour_wsj("colors6")

## ---- chunk 29
#Comparaison de l'evolution de la Parts du revenu national des 1% supérieurs et des 50% inférieurs en France, de 1980 à 2019
final_country_dataset %>% filter(Pays == "Etats-Unis", Year >= 1980) %>%
ggplot(aes(x=Year))+geom_line(aes(y=PatrimoineTop1), color="red") +geom_line(aes(y=PatrimoineBottom50), color="blue") + labs(title="Etats-Unis", x="Année", y = "Part du patrimoine (%)") + theme_wsj()+ scale_colour_wsj("colors6")
